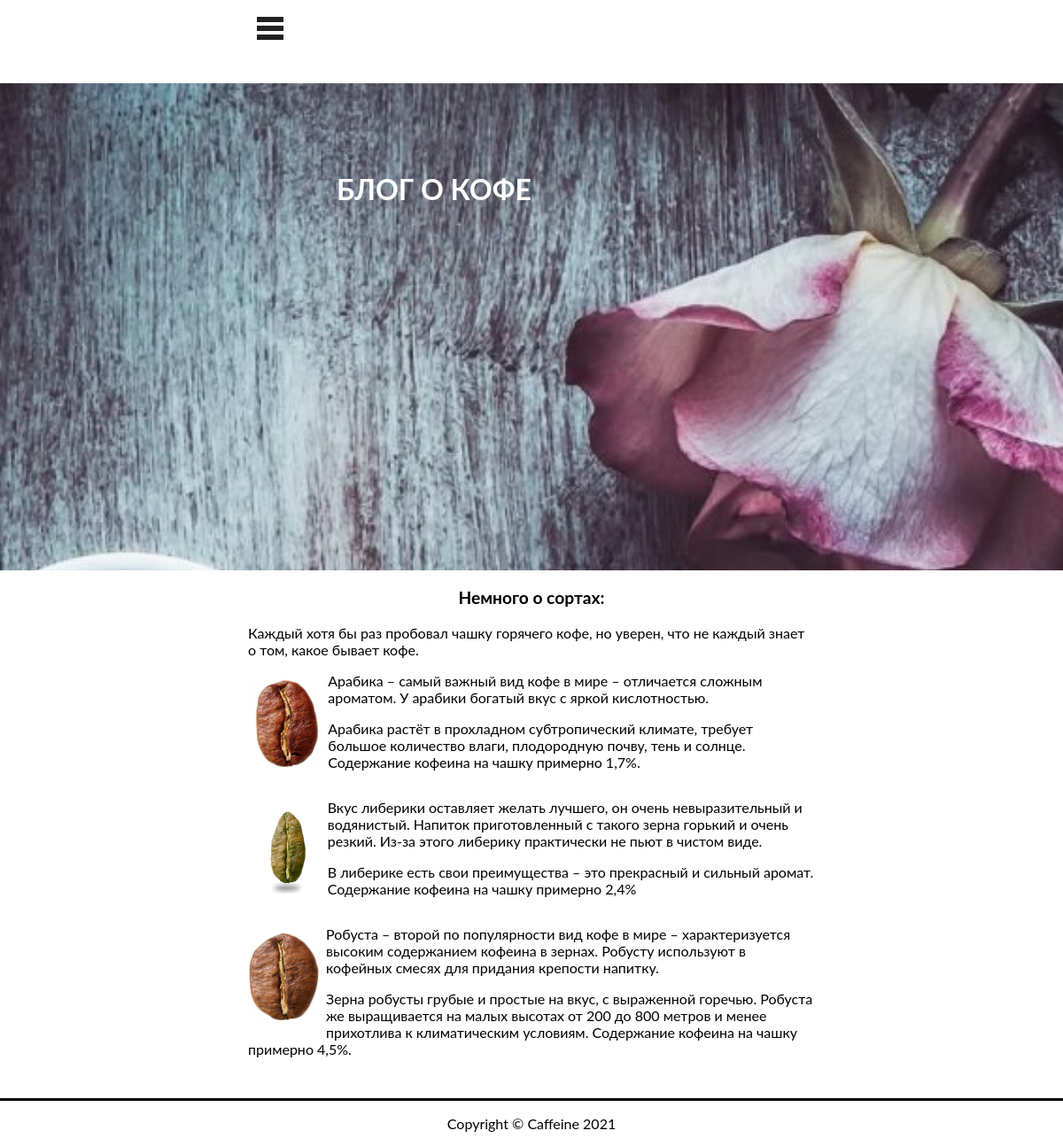
The page / on the database its author committed.
### tables this page shows
CREATE TABLE `auxiliary` (
  `page` varchar(50) NOT NULL,
  `title` varchar(50) NOT NULL,
  `content_caption` varchar(100) NOT NULL,
  `other_content` text NOT NULL,
  `footer` varchar(200) NOT NULL
);

### functions.php (called while the page is built, shortened)
<?php
function GetContentWithId($content_array, $i, $url): string
{
    $content_text_template = GetContent($content_array, $i, $url);
    $content_text_template = str_replace("{id}", $content_array[$i]["id"], $content_text_template);
    return $content_text_template;
}
function GetContent($content_array, $i, $url): string
{
    $content_text_template = file_get_contents($url);
    $content_text_template = str_replace("{content_url}", $content_array[$i]["content_url"], $content_text_template);
    $content_text_template = str_replace("{content_text}", $content_array[$i]["content_text"],  $content_text_template);
    $content_text_template = str_replace("{content_text2}", $content_array[$i]["content_text2"], $content_text_template);
    return $content_text_template;
}
function DownloadContent($dbh, $table)
{
    $sth = $dbh->prepare("SELECT * FROM `$table`");
    $sth->execute();
    $content_array = $sth->fetchAll(PDO::FETCH_ASSOC);
    return $content_array;
}
function DownloadFieldContent($dbh, $table, $field, $value)
{
    $sth = $dbh->prepare("SELECT * FROM `$table` WHERE `$field` = ?");
    $sth->execute(array($value));
    $field_array = $sth->fetch(PDO::FETCH_ASSOC);
    return $field_array;
}
function ChangeSignLink($header)
{
    if (isset($_SESSION['user']))
        $header = str_replace('{action}', "Выйти", $header);
    else
        $header = str_replace('{action}', "Войти", $header);
    return $header;
}
function CheckAdmin($header)
{
    if (isset($_SESSION['user'])) {
        if ($_SESSION['user']['login'] === 'admin')
            $header = str_replace('{admin}', '<li><a href="admin.php">Админка</a></li>', $header);
        else
            $header = str_replace('{admin}', "", $header);
    } else
        $header = str_replace('{admin}', "", $header);
    return $header;
}

### index.php (the view, shortened to what this page needs)
<?php
include_once('functions.php');
$dbh = ConnectToDataBase();
$content_array = DownloadContent($dbh, 'main');
$field_array = DownloadFieldContent($dbh, 'auxiliary', 'page', 'index');
$header = file_get_contents("templates/header.html");
$footer = file_get_contents("templates/footer.html");
$index_content = file_get_contents("templates/index_content_template.html");
$template = file_get_contents("templates/index.html");
function FillTemplate($content_array)
{
    $data = '';
    $max = sizeof($content_array);
    for ($i = 0; $i < $max; $i++) {
        $data .= GetContentWithId($content_array, $i, "templates/index_text_template.html");
    }
    return $data;
}
$data = FillTemplate($content_array);
$index_content = str_replace('{content_caption}', $field_array['content_caption'], $index_content);
$index_content = str_replace('{other_content}', $field_array['other_content'], $index_content);
$index_content = str_replace('{content_text}', $data, $index_content);
$header = ChangeSignLink($header);
$header = CheckAdmin($header);
$template = str_replace('{index_content}', $index_content, $template);
$template = str_replace('{title}', $field_array['title'], $template);
$template = str_replace('{header}', $header, $template);
$footer = str_replace('{footer_content}', $field_array['footer'], $footer);
$template = str_replace('{footer}', $footer, $template);
print $template;

### css/index.css (style rules this page uses)
html, body { height: 100%; }
* { text-decoration: none; padding: 0; }
body { font-family: 'Lato', Verdana; font-size: 100%; background: rgb(255, 255, 255); display: flex; flex-direction: column; margin: 0; }
.content { flex-grow: 1; margin-bottom: 30px; }
.container { margin: auto; width: 100%; max-width: 960px; }
.center-boldtext { text-align: center; font-weight: bold; font-size: larger; }
footer { box-sizing: border-box; text-align: center; border-top-style: solid; border-top-color: black; }
.coffe-text { padding-top: 100px; padding-left: 100px; font-size: xx-large; font-weight: bold; text-transform: uppercase; color: white; }
.coffe-img { height: 530px; background: url('../images/Blog_Img.jpg') no-repeat center center; background-size: cover; }
.img-left { float: left; margin: 7px 7px 7px 0; height: 100px; }
header { padding-top: 5px; }
@media screen and (min-width: 1200px) { .coffe-img { height: 550px; background: url('../images/Blog_Img.jpg') no-repeat center center fixed; background-size: cover; } }
@media screen and (max-device-width:800px), screen and (max-width:640px) { .trigger { display: inline-block; margin: 10px; cursor: pointer; } }
@media screen and (max-device-width:800px), screen and (max-width:640px) { .trigger i { display: block; width: 30px; height: 6px; margin: 4px auto; background: #222; } }
@media screen and (max-device-width:800px), screen and (max-width:640px) { .container { max-width: 640px; } }

### rows shown on the page
auxiliary: template "БЛОГ О КОФЕ Немного о сортах: Каждый хотя бы раз пробовал чашку горячего кофе, но уверен, что не каждый знает о том, какое бывает кофе. Арабика – самый важный вид кофе в мире – отличается сложным ароматом. У арабики богатый вкус с яркой кислотностью. Арабика растёт в прохладном субтропический климате, требует большое количество влаги, плодородную почву, тень и солнце. Содержание кофеина на чашку примерно 1,7%. Вкус либерики оставляет желать лучшего, он очень невыразительный и водянистый. Напиток приготовленный с такого зерна горький и очень резкий. Из-за этого либерику практически не пьют в чистом виде. В либерике есть свои преимущества – это прекрасный и сильный аромат. Содержание кофеина…", footer+title+other_content (picture)
